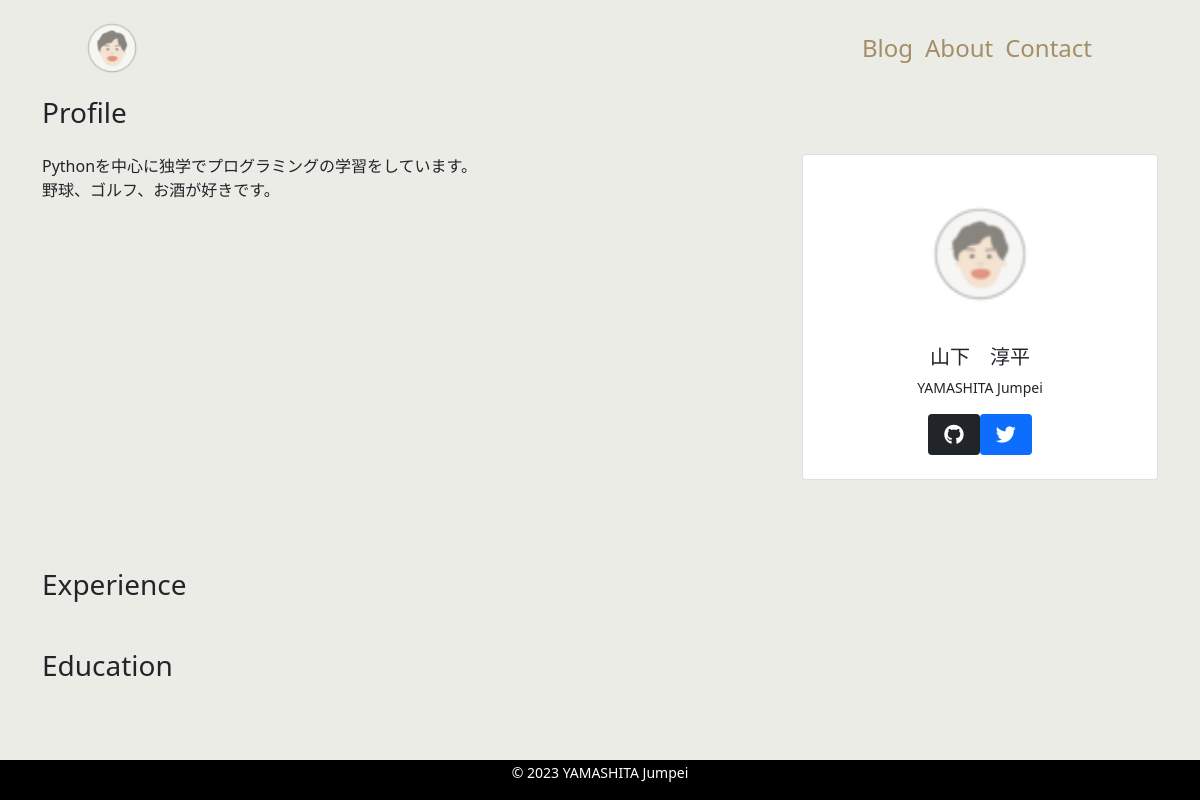
Page /about/ on the earlier database version.
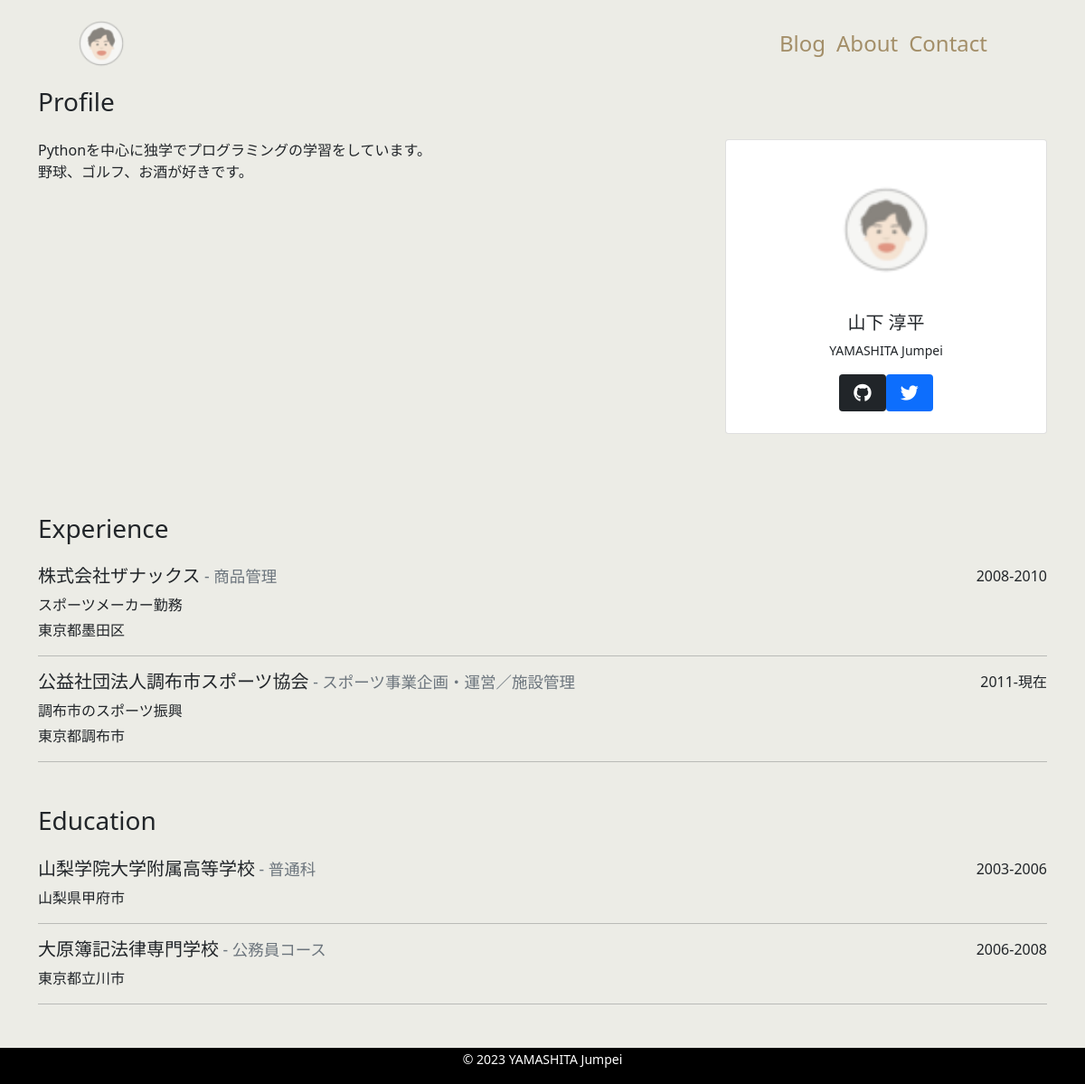
Same page on the later database version.
### mysite/models.py (models this page shows, shortened)
class Profile(models.Model):
    title = models.CharField('タイトル', max_length=100, null=True, blank=True)
    subtitle = models.CharField('サブタイトル', max_length=100, null=True, blank=True)
    name = models.CharField('名前', max_length=100)
    introduction = models.TextField('自己紹介')
    github = models.CharField('github', max_length=100, null=True, blank=True)
    twitter = models.CharField('twitter', max_length=100, null=True, blank=True)
    topimage = models.ImageField(upload_to='images', verbose_name='トップ画像')
    subimage = models.ImageField(upload_to='images', verbose_name='サブ画像')

class Experience(models.Model):
    occupation = models.CharField('職種', max_length=100)
    company = models.CharField('会社', max_length=100)
    description = models.TextField('説明')
    place = models.CharField('場所', max_length=100)
    period = models.CharField('期間', max_length=100)

class Education(models.Model):
    course = models.CharField('コース', max_length=100)
    school = models.CharField('学校', max_length=100)
    place = models.CharField('場所', max_length=100)
    period = models.CharField('期間', max_length=100)

### mysite/views.py (the view)
# urls.py: path('about/', views.AboutView.as_view(), name='about')
class AboutView(View):
    def get(self, request, *args, **kwargs):
        profile_data = Profile.objects.all()
        if profile_data.exists():
            profile_data = profile_data.order_by('-id')[0]
        experience_data = Experience.objects.order_by('id')
        education_data = Education.objects.order_by('id')
        return render(request, 'mysite/about.html', {
                      'profile_data': profile_data,
                      'experience_data': experience_data,
                      'education_data': education_data,
                      })

### mysite/templates/mysite/about.html
{% extends 'mysite/base.html' %}
{% block content %}
<div class="container">
    <h3 class="mb-4">Profile</h3>
    <div class="mb-5">
        <div class="row">
            <div class="col-md-8">
                <p>{{ profile_data.introduction|linebreaksbr }}</p>
            </div>
            <div class="col-md-4">
                <div class="card text-center px-5 py-4">
                    <div class="avatar mb-3">
                        <img src="{{ profile_data.subimage.url }}" alt="" class="card-img-top rounded-circle">
                    </div>
                    <h5 class="font-weight-bolder">{{ profile_data.name }}</h5>
                    <p class="mb-3 small text-center">{{ profile_data.title}}</p>
                    <div class="d-flex justify-content-center">
                        {% if profile_data.github %}
                        <a href="{{profile_data.github}}" target="_blank">
                            <i class="fa-brands fa-github fa-lg rounded btn-dark icon"></i></a>
                        {% endif %}
                        {% if profile_data.twitter %}
                        <a href="{{profile_data.twitter}}" target="_blank">
                            <i class="fa-brands fa-twitter fa-lg rounded btn-primary icon"></i></a>
                        {% endif %}
                    </div>
                </div>
            </div>
        </div>
    </div>
</div>
<div class="container">
    <div class="h3 mb-4">Experience</div>
    <div class="mb-5">
        {% for experience in experience_data %}
        <div class="d-flex justify-content-between">
            <h5>{{ experience.company }}<span class="small text-secondary"> - {{ experience.occupation }}</span></h5>
            <p class="mb-1">{{ experience.period }}</p>
        </div>
        <p class="mb-1">{{ experience.description|linebreaksbr }}</p>
        <p>{{ experience.place }}</p>
        <hr>
        {% endfor %}
    </div>
    <div class="h3 mb-4">Education</div>
    <div class="mb-5">
        {% for education in education_data %}
        <div class="d-flex justify-content-between">
            <h5>{{ education.school }}<span class="small text-secondary"> - {{ education.course }}</span></h5>
            <p class="mb-1">{{ education.period }}</p>
        </div>
        <p>{{ education.place }}</p>
        <hr>
        {% endfor %}
    </div>
</div>
{% endblock content %}

### mysite/templates/mysite/base.html (shortened to what this page needs)
{% load static %}
<!DOCTYPE html>
<html lang="ja">
<head>
    <link href="https://cdn.jsdelivr.net/npm/bootstrap@5.0.2/dist/css/bootstrap.min.css" rel="stylesheet"
>
    <link href="https://cdnjs.cloudflare.com/ajax/libs/font-awesome/6.4.0/css/all.min.css" rel="stylesheet">
    <link rel="stylesheet" href="{% static 'css/style.css' %}">
</head>
<body>
    <header>
        <a href="{% url 'mysite:index' %}" class="nav-logo">
            <img src="{% static 'img/logo.png' %}" alt="" width="80" height="80">
        </a>
        <nav class="navbar">
            <a class="nav-item" href="{% url 'mysite:blog' %}">Blog</a>
            <a class="nav-item" href="{% url 'mysite:about' %}">About</a>
            <a class="nav-item" href="#">Contact</a>
        </nav>
    </header>
    <main>
        {% block content %}
        {% endblock content %}
    </main>
</body>
<footer>
    <small>&copy; 2023 YAMASHITA Jumpei</small>
</footer>
</html>

### mysite/static/css/style.css (style rules this page uses)
* { padding: 0; margin: 0; box-sizing: border-box; }
body { background-color: #ECECE6; display: flex; flex-flow: column; min-height: 100vh; }
header { display: flex; justify-content: space-between; height: 12vh; margin-left: 5vw; margin-right: 8vw; }
.nav-logo { margin: 1vw; display: flex; align-items: center; }
.navbar { margin: 0.5vw; }
.nav-item { color: #A38E68; font-size: 2vw; text-decoration: none; margin: 0.5vw; }
main { flex: 1; }
.card { background-color: white; margin-bottom: 5vh; }
footer { height: 5vh; width: 100vw; color: white; background-color: black; text-align: center; }
.avatar img { max-width: 150px; max-height: 150px; }
.icon { padding: 20px 16px; }

Differences in the rows shown:
added Experience: company "株式会社ザナックス", occupation "商品管理", period "2008-2010", description "スポーツメーカー勤務", place "東京都墨田区"
added Experience: company "公益社団法人調布市スポーツ協会", occupation "スポーツ事業企画・運営／施設管理", period "2011-現在", description "調布市のスポーツ振興", place "東京都調布市"
added Education: school "山梨学院大学附属高等学校", course "普通科", period "2003-2006", place "山梨県甲府市"
added Education: school "大原簿記法律専門学校", course "公務員コース", period "2006-2008", place "東京都立川市"
